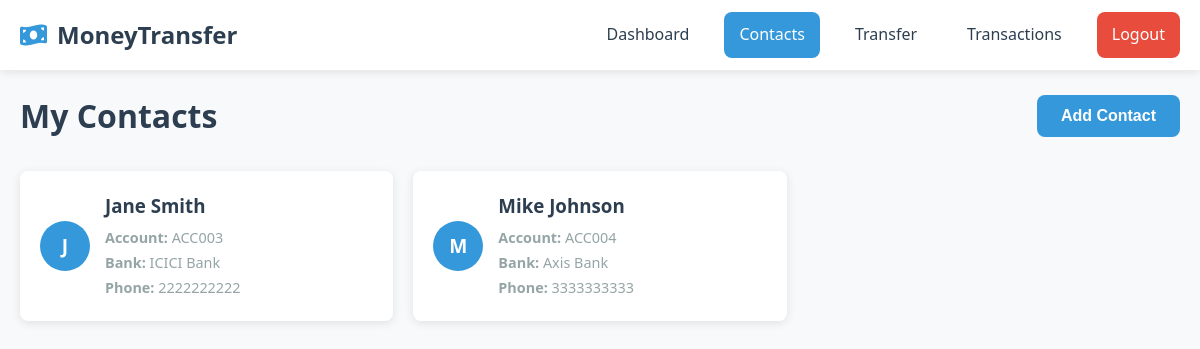
/contacts.php (signed in), run on the app's committed database.
### tables this page shows
CREATE TABLE contacts (
    id INT AUTO_INCREMENT PRIMARY KEY,
    user_id INT,
    name VARCHAR(100),
    account_no VARCHAR(20),
    bank_name VARCHAR(100),
    phone VARCHAR(15),
    FOREIGN KEY (user_id) REFERENCES users(id)
);

### contacts.php (the view, shortened to what this page needs)
<?php
require_once 'config.php';
$user_id = $_SESSION['user_id'];
$stmt = $pdo->prepare("SELECT * FROM contacts WHERE user_id = ? ORDER BY name");
$stmt->execute([$user_id]);
$contacts = $stmt->fetchAll();
?>
<!DOCTYPE html>
<html lang="en">
<head>
    <link rel="stylesheet" href="css/style.css">
</head>
<body>
    <nav class="navbar">
        <div class="nav-container">
            <div class="nav-logo">
                <i class="fas fa-money-bill-wave"></i>
                <span>MoneyTransfer</span>
            </div>
            <div class="nav-links">
                <a href="dashboard.php" class="nav-link">Dashboard</a>
                <a href="contacts.php" class="nav-link active">Contacts</a>
                <a href="transfer.php" class="nav-link">Transfer</a>
                <a href="transactions.php" class="nav-link">Transactions</a>
                <a href="logout.php" class="nav-link logout">Logout</a>
            </div>
        </div>
    </nav>
    <div class="container">
        <div class="page-header">
            <h1>My Contacts</h1>
            <button class="btn btn-primary" onclick="openModal()">Add Contact</button>
        </div>
        <div class="contacts-grid">
            <?php if (empty($contacts)): ?>
                <div class="no-data">
                    <i class="fas fa-users"></i>
                    <p>No contacts yet. Add your first contact!</p>
                </div>
            <?php else: ?>
                <?php foreach ($contacts as $contact): ?>
                <div class="contact-card">
                    <div class="contact-avatar">
                        <?php echo strtoupper(substr($contact['name'], 0, 1)); ?>
                    </div>
                    <div class="contact-info">
                        <h3><?php echo $contact['name']; ?></h3>
                        <p><strong>Account:</strong> <?php echo $contact['account_no']; ?></p>
                        <p><strong>Bank:</strong> <?php echo $contact['bank_name']; ?></p>
                        <p><strong>Phone:</strong> <?php echo $contact['phone']; ?></p>
                    </div>
                </div>
                <?php endforeach; ?>
            <?php endif; ?>
        </div>
    </div>
</body>
</html>

### style.css (style rules this page uses)
* { margin: 0; padding: 0; box-sizing: border-box; }
:root { --primary: #3498db; --primary-dark: #2980b9; --secondary: #2c3e50; --success: #27ae60; --danger: #e74c3c; --warning: #f39c12; --light: #ecf0f1; --dark: #2c3e50; --gray: #95a5a6; --white: #ffffff; --shadow: 0 2px 10px rgba(0, 0, 0, 0.1); --border-radius: 8px; }
body { font-family: 'Segoe UI', Tahoma, Geneva, Verdana, sans-serif; background-color: #f8f9fa; color: var(--dark); line-height: 1.6; }
.container { max-width: 1200px; margin: 0 auto; padding: 20px; }
.btn { padding: 12px 24px; border: none; border-radius: var(--border-radius); font-size: 16px; font-weight: 600; cursor: pointer; transition: all 0.3s; text-decoration: none; display: inline-block; text-align: center; }
.btn-primary { background: var(--primary); color: var(--white); }
.navbar { background: var(--white); box-shadow: var(--shadow); position: sticky; top: 0; z-index: 100; }
.nav-container { max-width: 1200px; margin: 0 auto; padding: 0 20px; display: flex; justify-content: space-between; align-items: center; height: 70px; }
.nav-logo { display: flex; align-items: center; font-size: 1.5rem; font-weight: 700; color: var(--secondary); }
.nav-logo i { margin-right: 10px; color: var(--primary); }
.nav-links { display: flex; gap: 20px; }
.nav-link { text-decoration: none; color: var(--dark); padding: 10px 15px; border-radius: var(--border-radius); transition: all 0.3s; }
.nav-link:hover, .nav-link.active { background: var(--primary); color: var(--white); }
.nav-link.logout { background: var(--danger); color: var(--white); }
.contacts-grid { display: grid; grid-template-columns: repeat(auto-fill, minmax(300px, 1fr)); gap: 20px; margin-top: 20px; }
.contact-card { background: var(--white); padding: 20px; border-radius: var(--border-radius); box-shadow: var(--shadow); display: flex; align-items: center; gap: 15px; }
.contact-avatar { width: 50px; height: 50px; background: var(--primary); color: var(--white); border-radius: 50%; display: flex; align-items: center; justify-content: center; font-weight: 700; font-size: 1.2rem; }
.contact-info h3 { margin-bottom: 5px; }
.contact-info p { color: var(--gray); font-size: 0.9rem; margin-bottom: 2px; }
.page-header { display: flex; justify-content: space-between; align-items: center; margin-bottom: 30px; }

### data on the page
contacts: name "J", name "Jane Smith", account_no "ACC003", bank_name "ICICI Bank", phone "2222222222"
contacts: name "M", name "Mike Johnson", account_no "ACC004", bank_name "Axis Bank", phone "3333333333"
